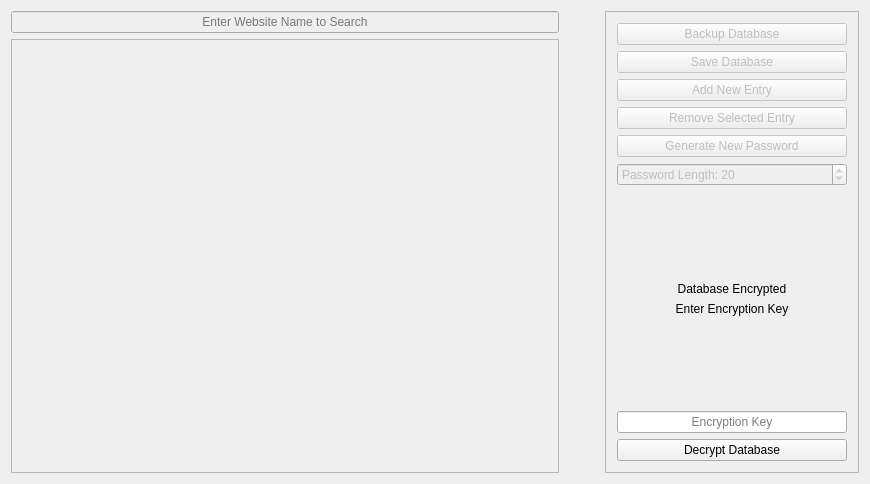
<?xml version="1.0" encoding="UTF-8"?>
<ui version="4.0">
 <class>MainWindow</class>
 <widget class="QMainWindow" name="MainWindow">
  <property name="geometry">
   <rect>
    <x>0</x>
    <y>0</y>
    <width>870</width>
    <height>484</height>
   </rect>
  </property>
  <property name="minimumSize">
   <size>
    <width>620</width>
    <height>420</height>
   </size>
  </property>
  <property name="windowTitle">
   <string>QtPassManager</string>
  </property>
  <property name="tabShape">
   <enum>QTabWidget::Rounded</enum>
  </property>
  <widget class="QWidget" name="centralWidget">
   <layout class="QGridLayout" name="gridLayout">
    <item row="0" column="0">
     <layout class="QHBoxLayout" name="horizontalLayout">
      <item>
       <layout class="QVBoxLayout" name="verticalLayout">
        <item>
         <layout class="QHBoxLayout" name="horizontalLayout_2">
          <item>
           <widget class="QLineEdit" name="lineEditSearch">
            <property name="enabled">
             <bool>false</bool>
            </property>
            <property name="alignment">
             <set>Qt::AlignCenter</set>
            </property>
            <property name="placeholderText">
             <string>Enter Website Name to Search</string>
            </property>
           </widget>
          </item>
         </layout>
        </item>
        <item>
         <widget class="QTableWidget" name="tableWidgetCredentials">
          <property name="enabled">
           <bool>false</bool>
          </property>
          <property name="editTriggers">
           <set>QAbstractItemView::DoubleClicked|QAbstractItemView::EditKeyPressed</set>
          </property>
          <property name="gridStyle">
           <enum>Qt::NoPen</enum>
          </property>
          <property name="wordWrap">
           <bool>false</bool>
          </property>
          <property name="columnCount">
           <number>0</number>
          </property>
          <attribute name="horizontalHeaderDefaultSectionSize">
           <number>100</number>
          </attribute>
          <attribute name="horizontalHeaderMinimumSectionSize">
           <number>41</number>
          </attribute>
         </widget>
        </item>
       </layout>
      </item>
      <item>
       <spacer name="horizontalSpacer">
        <property name="orientation">
         <enum>Qt::Horizontal</enum>
        </property>
        <property name="sizeType">
         <enum>QSizePolicy::Minimum</enum>
        </property>
        <property name="sizeHint" stdset="0">
         <size>
          <width>40</width>
          <height>20</height>
         </size>
        </property>
       </spacer>
      </item>
      <item>
       <widget class="QFrame" name="frameControl">
        <property name="frameShape">
         <enum>QFrame::StyledPanel</enum>
        </property>
        <property name="frameShadow">
         <enum>QFrame::Raised</enum>
        </property>
        <layout class="QVBoxLayout" name="verticalLayout_2">
         <item>
          <widget class="QPushButton" name="pushButtonBackup">
           <property name="enabled">
            <bool>false</bool>
           </property>
           <property name="text">
            <string>Backup Database</string>
           </property>
          </widget>
         </item>
         <item>
          <widget class="QPushButton" name="pushButtonSave">
           <property name="enabled">
            <bool>false</bool>
           </property>
           <property name="text">
            <string>Save Database</string>
           </property>
          </widget>
         </item>
         <item>
          <widget class="QPushButton" name="pushButtonAddEntry">
           <property name="enabled">
            <bool>false</bool>
           </property>
           <property name="text">
            <string>Add New Entry</string>
           </property>
          </widget>
         </item>
         <item>
          <widget class="QPushButton" name="pushButtonRemoveEntry">
           <property name="enabled">
            <bool>false</bool>
           </property>
           <property name="text">
            <string>Remove Selected Entry</string>
           </property>
          </widget>
         </item>
         <item>
          <widget class="QPushButton" name="pushButtonGeneratePassword">
           <property name="enabled">
            <bool>false</bool>
           </property>
           <property name="text">
            <string>Generate New Password</string>
           </property>
          </widget>
         </item>
         <item>
          <layout class="QHBoxLayout" name="horizontalLayout_3">
           <item>
            <widget class="QSpinBox" name="spinBoxPasswordLength">
             <property name="enabled">
              <bool>false</bool>
             </property>
             <property name="suffix">
              <string/>
             </property>
             <property name="prefix">
              <string>Password Length: </string>
             </property>
             <property name="maximum">
              <number>1000</number>
             </property>
             <property name="value">
              <number>20</number>
             </property>
             <property name="displayIntegerBase">
              <number>10</number>
             </property>
            </widget>
           </item>
          </layout>
         </item>
         <item>
          <spacer name="verticalSpacer">
           <property name="orientation">
            <enum>Qt::Vertical</enum>
           </property>
           <property name="sizeHint" stdset="0">
            <size>
             <width>20</width>
             <height>40</height>
            </size>
           </property>
          </spacer>
         </item>
         <item>
          <widget class="QLabel" name="labelDatabaseInfo">
           <property name="text">
            <string>Database Encrypted</string>
           </property>
           <property name="alignment">
            <set>Qt::AlignCenter</set>
           </property>
           <property name="wordWrap">
            <bool>true</bool>
           </property>
          </widget>
         </item>
         <item>
          <widget class="QLabel" name="labelEncryptionInfo">
           <property name="frameShape">
            <enum>QFrame::NoFrame</enum>
           </property>
           <property name="text">
            <string>Enter Encryption Key</string>
           </property>
           <property name="textFormat">
            <enum>Qt::AutoText</enum>
           </property>
           <property name="alignment">
            <set>Qt::AlignCenter</set>
           </property>
           <property name="wordWrap">
            <bool>true</bool>
           </property>
          </widget>
         </item>
         <item>
          <spacer name="verticalSpacer_2">
           <property name="orientation">
            <enum>Qt::Vertical</enum>
           </property>
           <property name="sizeHint" stdset="0">
            <size>
             <width>20</width>
             <height>40</height>
            </size>
           </property>
          </spacer>
         </item>
         <item>
          <widget class="QLineEdit" name="lineEditEncryptionKey">
           <property name="sizePolicy">
            <sizepolicy hsizetype="Minimum" vsizetype="Fixed">
             <horstretch>0</horstretch>
             <verstretch>0</verstretch>
            </sizepolicy>
           </property>
           <property name="baseSize">
            <size>
             <width>0</width>
             <height>0</height>
            </size>
           </property>
           <property name="inputMask">
            <string/>
           </property>
           <property name="text">
            <string/>
           </property>
           <property name="echoMode">
            <enum>QLineEdit::Password</enum>
           </property>
           <property name="alignment">
            <set>Qt::AlignCenter</set>
           </property>
           <property name="placeholderText">
            <string>Encryption Key</string>
           </property>
          </widget>
         </item>
         <item>
          <widget class="QPushButton" name="pushButtonUnlock">
           <property name="minimumSize">
            <size>
             <width>230</width>
             <height>0</height>
            </size>
           </property>
           <property name="text">
            <string>Decrypt Database</string>
           </property>
          </widget>
         </item>
        </layout>
       </widget>
      </item>
     </layout>
    </item>
   </layout>
  </widget>
 </widget>
 <layoutdefault spacing="6" margin="11"/>
 <connections>
  <connection>
   <sender>lineEditEncryptionKey</sender>
   <signal>returnPressed()</signal>
   <receiver>pushButtonUnlock</receiver>
   <slot>click()</slot>
   <hints>
    <hint type="sourcelabel">
     <x>734</x>
     <y>418</y>
    </hint>
    <hint type="destinationlabel">
     <x>734</x>
     <y>450</y>
    </hint>
   </hints>
  </connection>
 </connections>
</ui>
